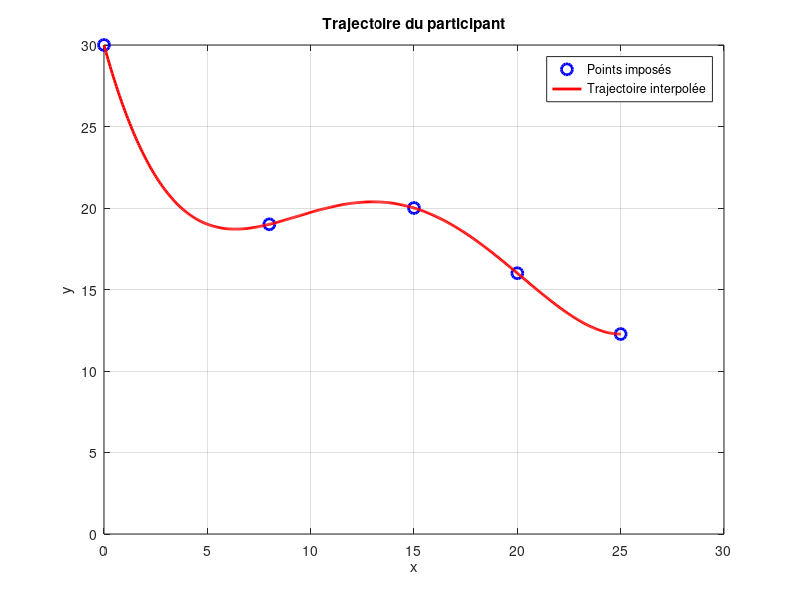
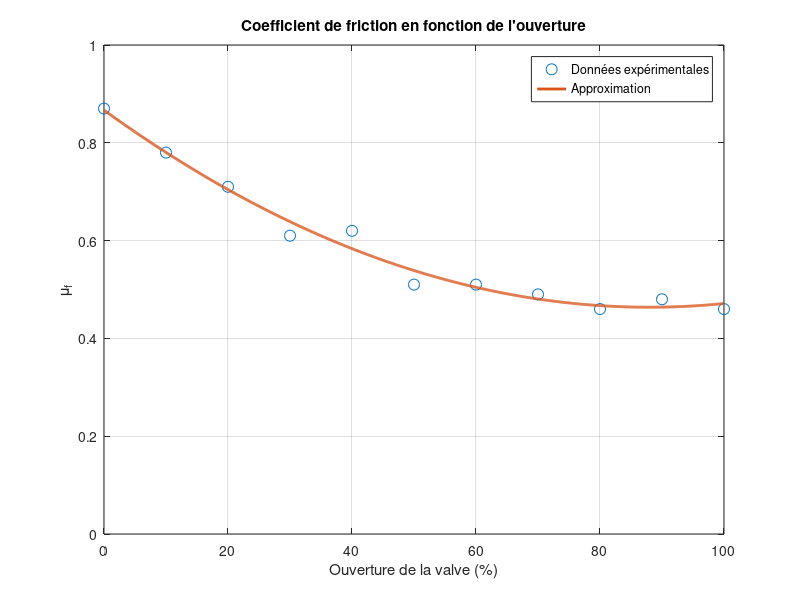
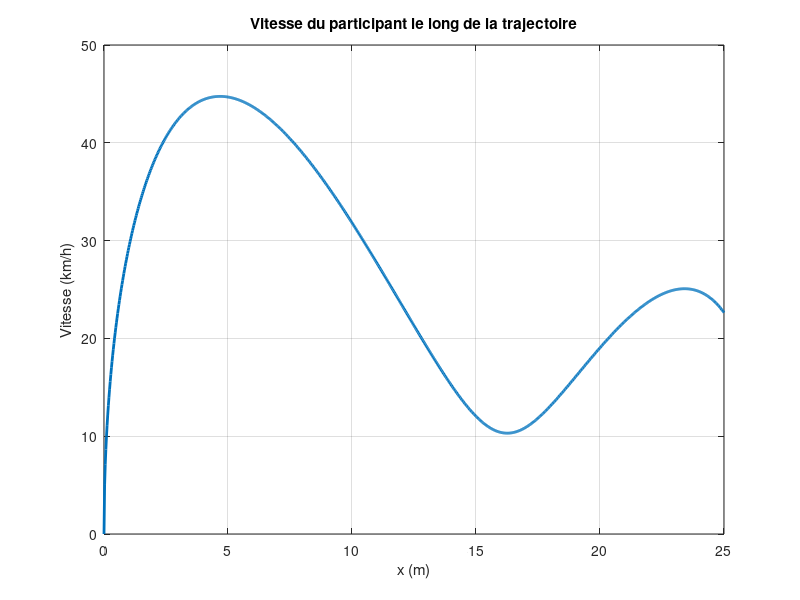
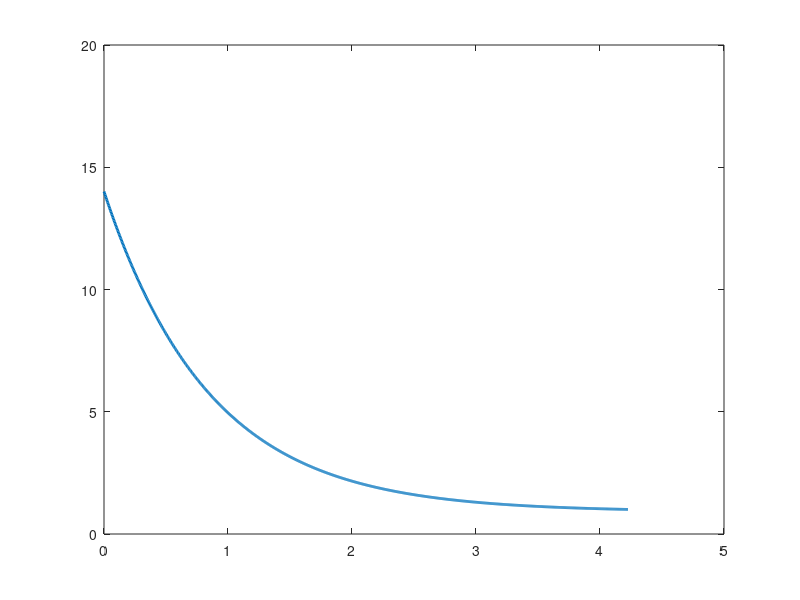

These figures' MATLAB source, in order: (Note: this script raises an error after producing the figures.)
clc
clear
close all

%% Données

g = 9.81;

X = [0; 8; 15; 20; 25];

% Valeurs connues
Y_impose = [30; 19; 20; 16];

%% Matrice pour trouver le polynôme

phi1 = ones(size(X));
phi2 = X;
phi3 = X.^2;
phi4 = X.^3;
phi5 = X.^4;

M = [phi1 phi2 phi3 phi4 phi5];

Psi = M' * M;

%% Recherche de yf

y_test = linspace(10, 15, 1000);

best_y = 0;
min_deriv_abs = inf;

X_E = X(5);

for i = 1:length(y_test)

    % Valeur testée de yf
    Y = [Y_impose; y_test(i)];

    % Calcul des coefficients du polynôme
    Phi = M' * Y;
    A = inv(Psi) * Phi;

    % Dérivée du polynôme au point E
    deriv_E = A(2) ...
            + 2*A(3)*X_E ...
            + 3*A(4)*X_E^2 ...
            + 4*A(5)*X_E^3;

    % Recherche de la pente la plus proche de zéro
    if abs(deriv_E) < min_deriv_abs
        min_deriv_abs = abs(deriv_E);
        best_y = y_test(i);
    end

end

yf= best_y;
fprintf('yf (hauteur au point E) = %.4f m\n', best_y);

%% Interpolation finale

Y = [Y_impose; best_y];

Phi = M' * Y;

A = inv(Psi) * Phi;

a0 = A(1);
a1 = A(2);
a2 = A(3);
a3 = A(4);
a4 = A(5);

fprintf('\nPolynôme d''interpolation de la trajectoire :\n');
fprintf('y(x) = %.6f + %.6f*x + %.6f*x^2 + %.6f*x^3 + %.6f*x^4\n', ...
    a0, a1, a2, a3, a4);

%% Vérification de la dérivée au point E

deriv_E = a1 ...
        + 2*a2*X_E ...
        + 3*a3*X_E^2 ...
        + 4*a4*X_E^3;

fprintf('Pente au point E = %.6f\n', deriv_E);

%% Erreurs sur l'interpolation de la trajectoire

Y_calc = M * A;

% Erreur quadratique
Eq = (Y_calc - Y)' * (Y_calc - Y);

% Erreur RMS
err_rms = sqrt(mean((Y_calc - Y).^2));

% Coefficient R2
y_moy = mean(Y);

R2 = sum((Y_calc - y_moy).^2) / sum((Y - y_moy).^2);

fprintf('\nErreur quadratique E = %.4f\n', Eq);
fprintf('Erreur RMS = %.4f\n', err_rms);
fprintf('R2 = %.4f\n', R2);

%% Graphique

figure;

plot(X, Y, 'bo', 'MarkerSize', 8, 'LineWidth', 2);

hold on;

%% Trajectoire interpolée

XX = linspace(min(X), max(X), 500)';

FF = [ones(size(XX)), ...
      XX, ...
      XX.^2, ...
      XX.^3, ...
      XX.^4];

yy = FF * A;

plot(XX, yy, 'r-', 'LineWidth', 2);

grid on;

xlabel('x');
ylabel('y');

xlim([0 30]);
ylim([0 30]);

title('Trajectoire du participant');

legend('Points imposés', 'Trajectoire interpolée');

hold off;
%%  COEFFICIENT DE FRICTION
ouverture = [0 10 20 30 40 50 60 70 80 90 100];
mu = [0.87 0.78 0.71 0.61 0.62 0.51 0.51 0.49 0.46 0.48 0.46];
% On choisit un polynôme de degré 3
col1 = ones(length(ouverture), 1);
col2 = ouverture';
col3 = ouverture'.^2;
Cmu = [col1 col2 col3];
B = pinv(Cmu)*mu';

% Coefficients
b0 = B(1);
b1 = B(2);
b2 = B(3);

% Fonction du coefficient de friction
mu_calcule = b0 + b1*ouverture + b2*ouverture.^2;

% Erreur RMS
erreur = mu - mu_calcule;
N = length(mu);
erreur_RMS = sqrt(sum(erreur.^2)/N);

% Affichage
fprintf('-Debit eau\n');
fprintf('Polynôme de friction :\n');
fprintf('mu = %.6f + %.6f*u + %.8f*u^2\n',b0,b1,b2);
fprintf('Erreur RMS = %.6f\n',erreur_RMS);

% Graphique du lissage
u_plot = linspace(0,100,1000);
mu_plot = b0 + b1*u_plot + b2*u_plot.^2;

figure
plot(ouverture,mu,'o','MarkerSize',8);
hold on;
plot(u_plot,mu_plot,'LineWidth',2);
grid on;

xlabel('Ouverture de la valve (%)');
ylabel('\mu_f');
title('Coefficient de friction en fonction de l''ouverture');
legend('Données expérimentales','Approximation');
ylim([0 1])

% CHOIX DU COEFFICIENT DE FRICTION
v_min = 20/3.6;
v_max = 25/3.6;
yA = a0;

% mu correspondant à 20 km/h
mu_20 = (yA-yf-v_min^2/(2*g))/25;
mu_25 = (yA-yf-v_max^2/(2*g))/25;
mu_choisi = (mu_20 + mu_25)/2;

fprintf('Coefficient de friction choisi : %.4f\n',mu_choisi);

%  OUVERTURE DE LA VALVE
u = roots([b2 b1 b0-mu_choisi]);
ouverture_valve = u(u >= 0 & u <= 100);
fprintf('Ouverture de la valve = %.2f %%\n',ouverture_valve);

% VITESSE LE LONG DE LA TRAJECTOIRE
x_vitesse = linspace(0,25,1000);
H_x = a0 + a1*x_vitesse + a2*x_vitesse.^2 + a3*x_vitesse.^3 + a4*x_vitesse.^4;
v = sqrt(2*g*(yA - H_x - mu_choisi*x_vitesse));
v_kmh = v*3.6;

figure
plot(x_vitesse,v_kmh,'LineWidth',2);
grid on;

xlabel('x (m)');
ylabel('Vitesse (km/h)');
title('Vitesse du participant le long de la trajectoire');

%  VITESSE FINALE AU POINT E
vE = sqrt(2*g*(yA-yf-mu_choisi*25));

vE_kmh = vE*3.6;
fprintf('\nVitesse finale = %.2f km/h\n',vE_kmh);
% ERREUR SUR LA VITESSE CAUSÉE PAR L''ERREUR RMS

% mu de l'erreur RMS :
mu_plus = mu_choisi + erreur_RMS;
mu_moins = mu_choisi - erreur_RMS;

% Vitesses correspondantes
v_plus = sqrt(2*g*(yA-yf-mu_plus*25));
v_moins = sqrt(2*g*(yA-yf-mu_moins*25));

v_plus_kmh = v_plus*3.6;
v_moins_kmh = v_moins*3.6;

fprintf('Vitesse avec mu + RMS = %.2f km/h\n',v_plus_kmh);
fprintf('Vitesse avec mu - RMS = %.2f km/h\n',v_moins_kmh);

fprintf('Erreur sur la vitesse = +%.2f / -%.2f km/h\n\n', v_moins_kmh-vE_kmh, vE_kmh-v_plus_kmh);
%%  Requis pour design du ballon - mouse
% G1 - Ballon attrapé
mp = 80;
mb = 8;
vb = -1.0;
LT = 3;

vpb_apres = (mp*vE + mb*vb)/(mp+mb);
temps_G1 = LT/vpb_apres;
temps_min_minuterie = temps_G1 + 0.02;
% Affichage des résultats
fprintf('G1 - Ballon attrape\n');
fprintf('Vitesse du participant-ballon apres impact = %.2f km/h ou %.2f m/s\n',vpb_apres*3.6,vpb_apres);
fprintf('Temps pour quitter la trappe = %.3f s\n',temps_G1);
fprintf('La minuterie doit etre superieure a %.3f s\n\n',temps_min_minuterie);
% G2 - Ballon qui rebondit
e = 0.8;

difference = e*(vE-vb);
vp_apres = (mp*vE + mb*vb - mb*difference)/(mp+mb);
vb_apres = vp_apres + difference;
temps_G2 = LT/vp_apres;
temps_max_minuterie = temps_G2 - 0.02;

TempMinuterie = (temps_min_minuterie + temps_max_minuterie) / 2;

% Affichage des résultats
fprintf('G2 - Ballon qui rebondit\n');
fprintf('Vitesse du participant apres impact = %.2f km/h  ou %.2f m/s\n',vp_apres*3.6,vp_apres);
fprintf('Temps pour quitter la trappe = %.3f s\n',temps_G2);
fprintf('La minuterie doit etre inferieure a %.3f s\n\n',temps_max_minuterie);
fprintf('La minuterie est de %.3f s\n\n', TempMinuterie);
%% coussin - trampoline
m = mp + mb;
h0 = 5;
kc = 6000;
%resolution
a = kc/2;
b = -m*g;
c = -m*g*h0;
solutions = roots([a b c]);
dhc = solutions(solutions > 0);
% Affichage
fprintf('Deformation maximale du coussin = %.3f m\n\n',dhc);
%% Design bassin
b_eau = 47;     % coefficient hydrodynamique (kg/m)
kf = 0.95;      % facteur de flottabilité
h = 10;         % hauteur de chute (m)
ffin = 1.10;    % facteur de vitesse sécuritaire

% Vitesse limite dans l'eau (poids apparent = traînée : mp*g*(1-kf) = b*v^2)
v_lim = sqrt(mp*g*(1-kf)/b_eau);
fprintf('Vitesse limite = %.3f m/s\n',v_lim)
fprintf('Vitesse limite = %.3f km/h\n',v_lim*3.6)

% Vitesse à l'entrée dans l'eau
v0 = sqrt(2*g*h);
fprintf('Vitesse a l entree dans l eau = %.3f m/s\n',v0)

% Vitesse sécuritaire
v_securitaire = ffin*v_lim;
fprintf('Vitesse securitaire = %.3f m/s\n',v_securitaire)

% Profondeur sécuritaire (modèle linéarisé)
delta_z = (mp/(2*b_eau))*log((v0 - v_lim)/(v_securitaire - v_lim));
fprintf('Profondeur securitaire = %.3f m\n',delta_z)

% Vitesse le long de la profondeur
z_bassin = linspace(0,delta_z,1000);
v_bassin = v_lim + (v0 - v_lim)*exp(-(2*b_eau/mp)*z_bassin);

% Graphique
figure
plot(z_bassin,v_bassin,'LineWidth',2)
hold on
yline(v_lim,'--','Vitesse limite')
yline(v_securitaire,'--','Vitesse sécuritaire')
grid on12222
xlabel('Profondeur z (m)')
ylabel('Vitesse (m/s)')
title('Vitesse du participant dans le bassin')
legend('Vitesse','Vitesse limite','Vitesse sécuritaire')
%test 12-12<


laisncoawinclakwcxpAMCXPAlmx
